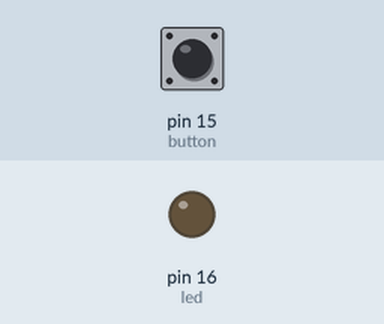
Recording of a sketch running on a simulated Arduino Uno, built with avr-gcc and run on an emulated ATmega328P. On the bench: output pins drawn as LEDs (lit = HIGH). The test bench sets the inputs (shaded band); at power-on: pin 15 (button) LOW.

Above: at 1.2 s.
1.3 s: pin 15 (button) pulled HIGH for 0.15 s
At 1.37 s:
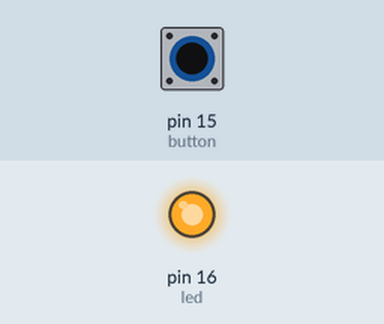
2.9 s: pin 15 (button) pulled HIGH for 3.2 s
At 6.8 s:
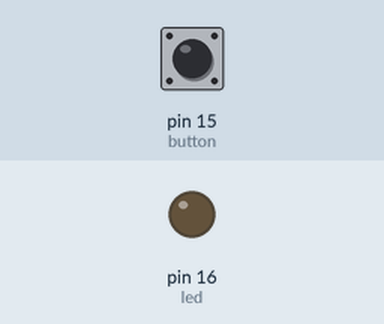
Timing chart, 0 to 8.3 s (numbered marks = the images above; inputs shaded):
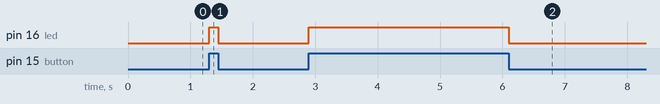

The sketch:

LED_Script.ino
```cpp
int button = 15;
int led = 16;
void setup(){
		pinMode(button,INPUT);
		pinMode(led,OUTPUT);
}
void loop(){
	int buttonstate = digitalRead(button);
	if(buttonstate == 1)
	{
		digitalWrite(led,HIGH);
	}
	else
	{
		digitalWrite(led,LOW);
	}
}
```

Measured:
- after the input at 1.3 s, pin 16 (led): LOW → HIGH at once, → LOW 0.15 s later
- after the input at 2.9 s, pin 16 (led): LOW → HIGH at once, → LOW 3.2 s later
